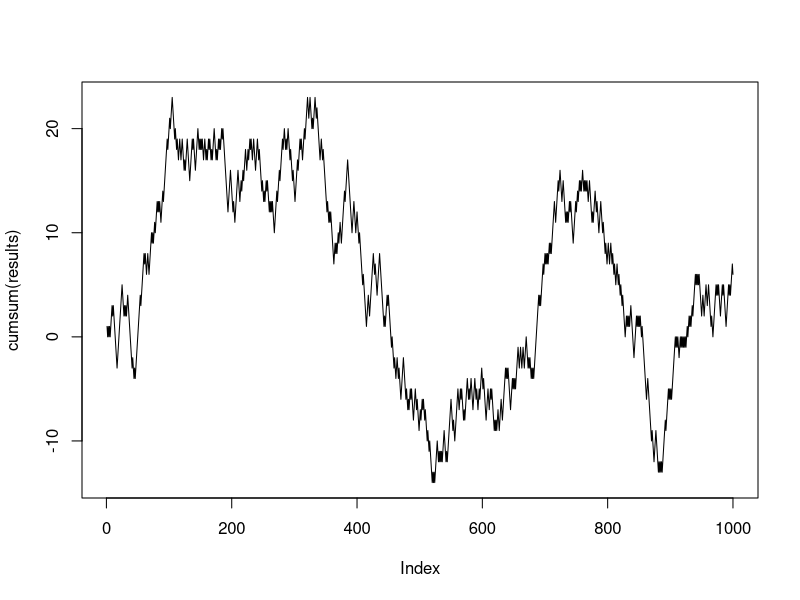
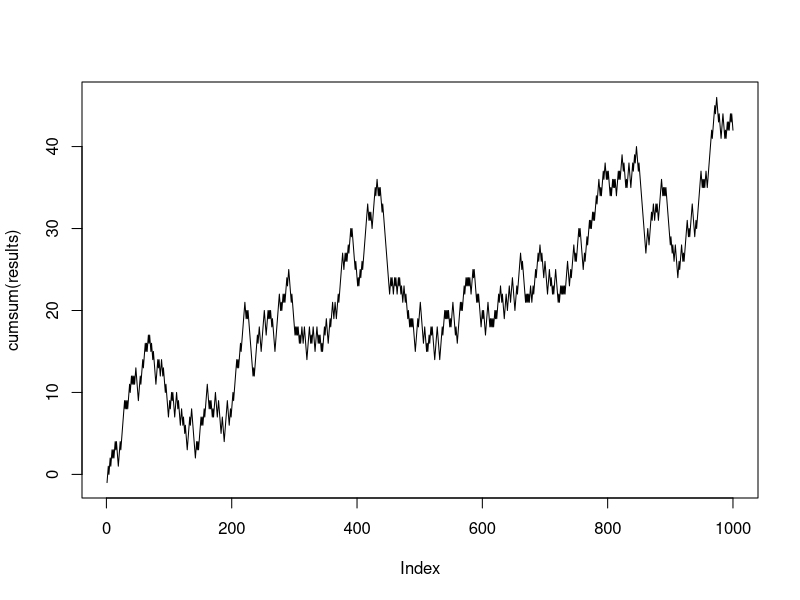
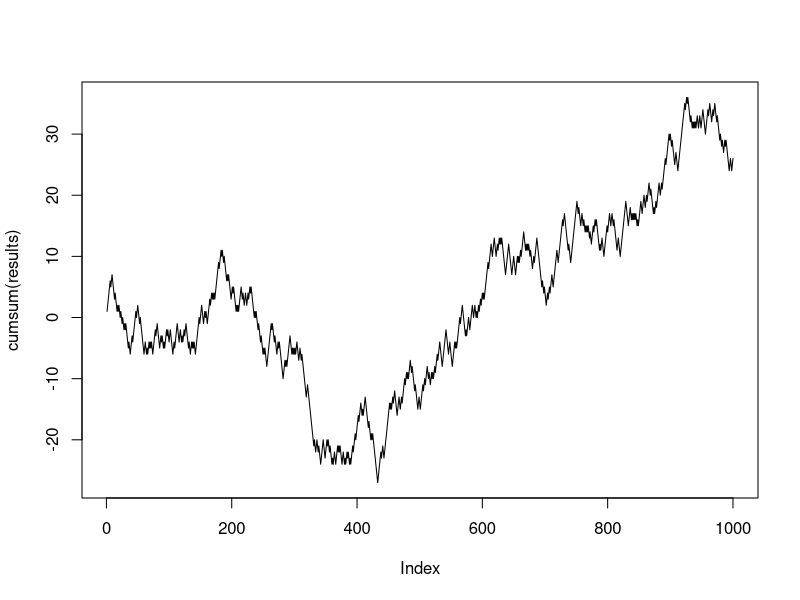
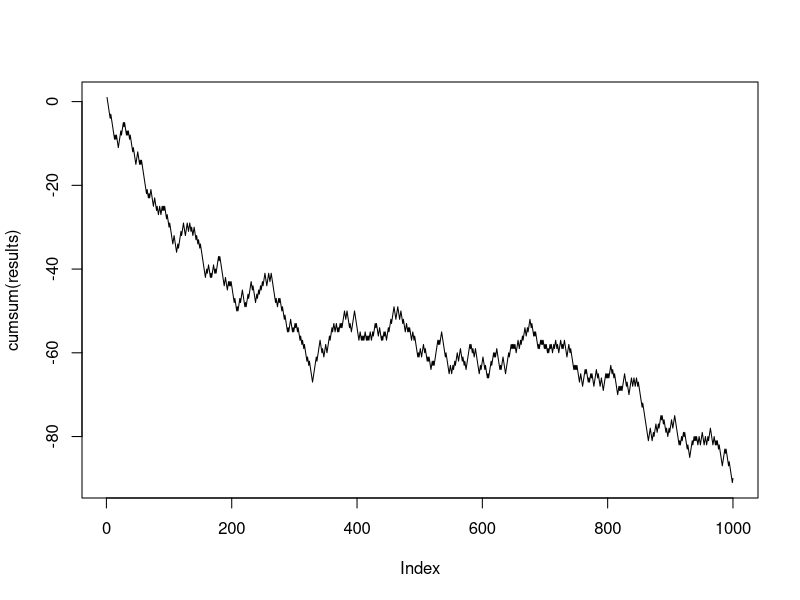
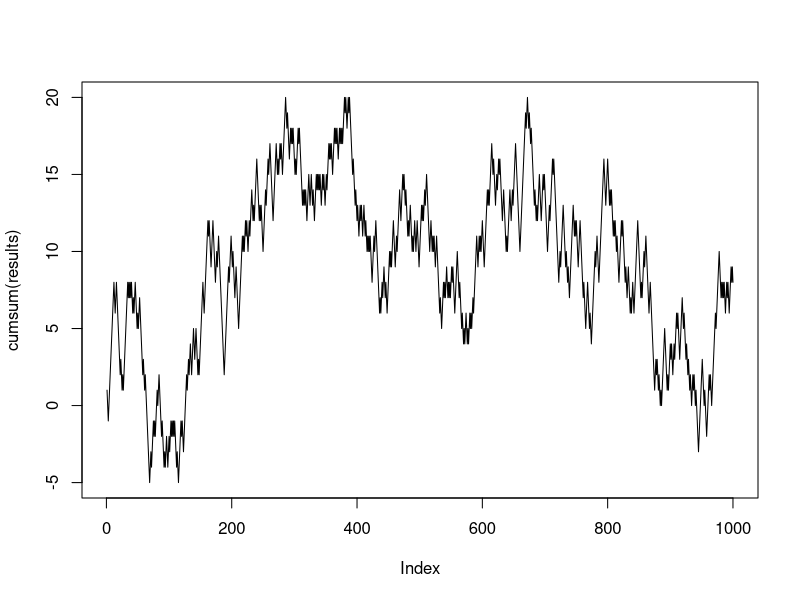
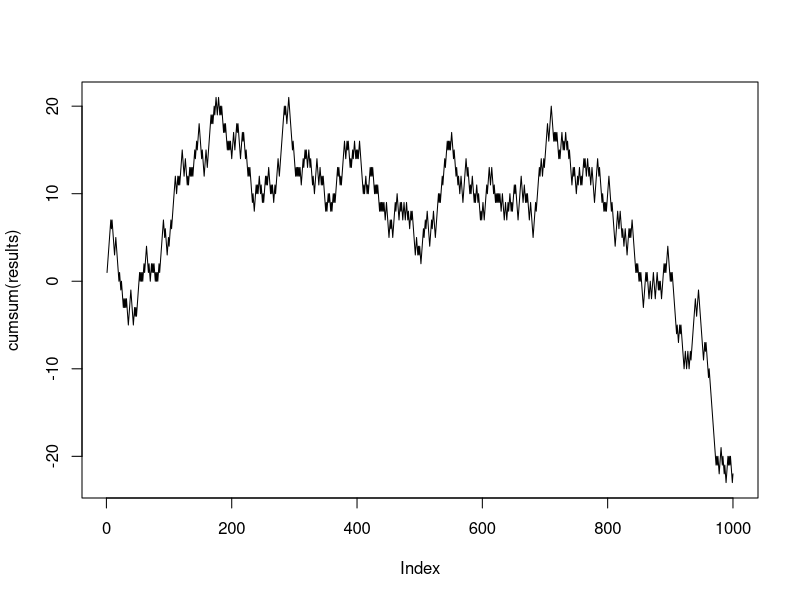
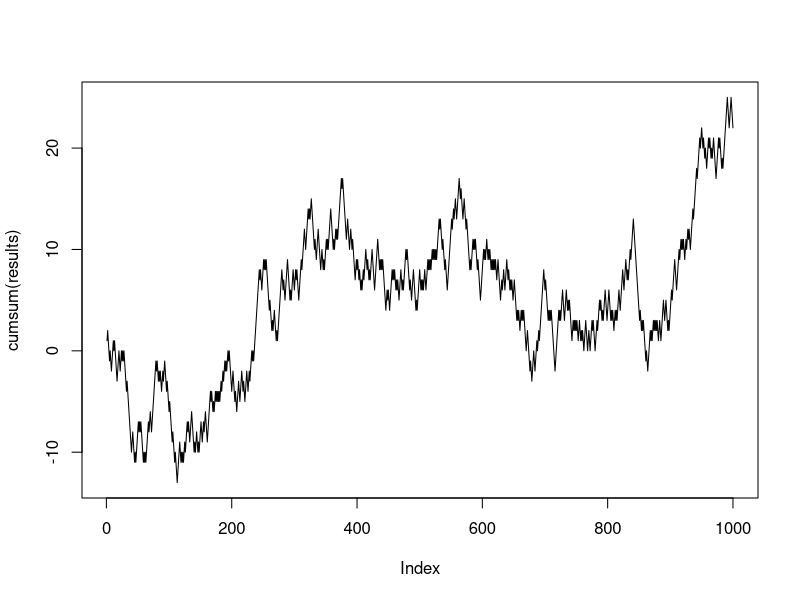
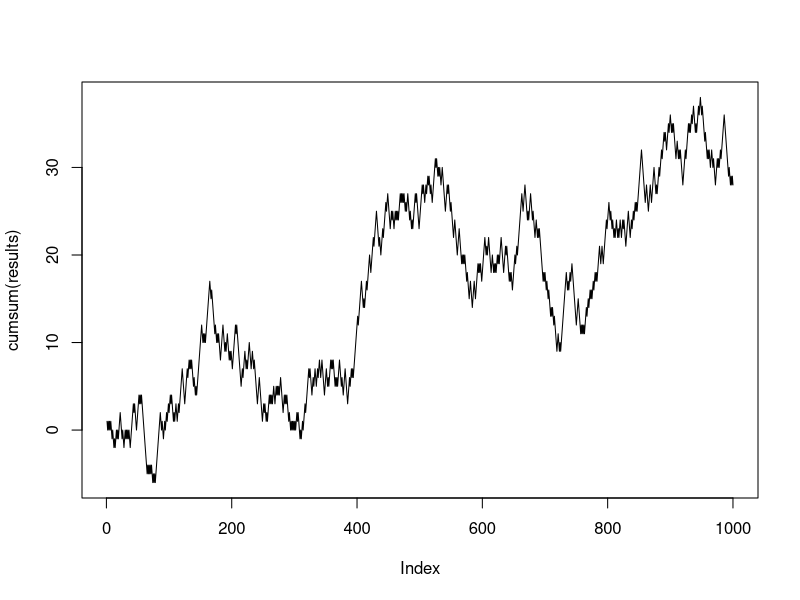

Generate these figures, in order, with R:
## CoinToss_DiceRoll_Simulations.R

## Coin Tossing Simulation

index <-1

while(index <= 10) {
    seed <-index
    results <- sample(c(-1,1), 1000, replace = TRUE)
    plot(cumsum(results), type = 'l')
    index <- index +1
}

## Dice Rolling

two.dice <- function(){
    dice <- sample(1:6, size = 2, replace = TRUE)
    return(sum(dice))
}

replicate(n = 20, expr = two.dice())
hist(replicate(n = 20, expr = two.dice()), breaks=c(1, 2, 3, 4, 5, 6, 7, 8, 9, 10, 11, 12))
hist(replicate(n = 20000, expr = two.dice()), breaks=c(1, 2, 3, 4, 5, 6, 7, 8, 9, 10, 11, 12))

## More parameterized dice rolling - dice.sum takes the number of dice as an argument
dice.sum <- function(n.dice){
    dice <- sample(1:6, size = n.dice, replace = TRUE)
    return(sum(dice))
}

replicate(50, dice.sum(2))
hist(replicate(50, dice.sum(2)), breaks=c(1, 2, 3, 4, 5, 6, 7, 8, 9, 10, 11, 12))
hist(replicate(50000, dice.sum(2)), breaks=c(1, 2, 3, 4, 5, 6, 7, 8, 9, 10, 11, 12))

sims <- replicate(50, dice.sum(2))
table(sims)
table(sims)/length(sims)
plot(table(sims), xlab = 'Sum', ylab = 'Frequency', main = '100 Rolls of 2 Fair Dice')
plot(table(sims)/length(sims), xlab = 'Sum', ylab = 'Relative Frequency', main = '100 Rolls of 2 Fair Dice')
